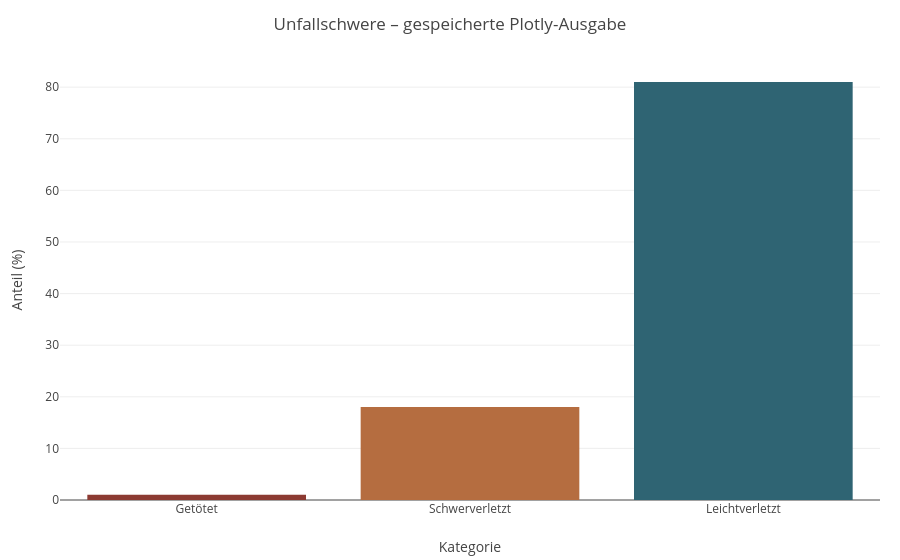

The cell this chart's notebook holds for it:
### Code cell
display(saved_figure)

### Figure 1 — Plotly figure (JSON) as saved in the notebook; plotly's stock layout.template omitted (floating-point values rounded to 4 significant figures)
{"data": [{"marker": {"color": ["#8c3a32", "#b56d40", "#2f6473"]}, "type": "bar", "x": ["Getötet", "Schwerverletzt", "Leichtverletzt"], "y": [1, 18, 81]}], "layout": {"margin": {"b": 60, "l": 60, "r": 20, "t": 60}, "title": {"text": "Unfallschwere – gespeicherte Plotly-Ausgabe"}, "xaxis": {"title": {"text": "Kategorie"}}, "yaxis": {"title": {"text": "Anteil (%)"}}}}
